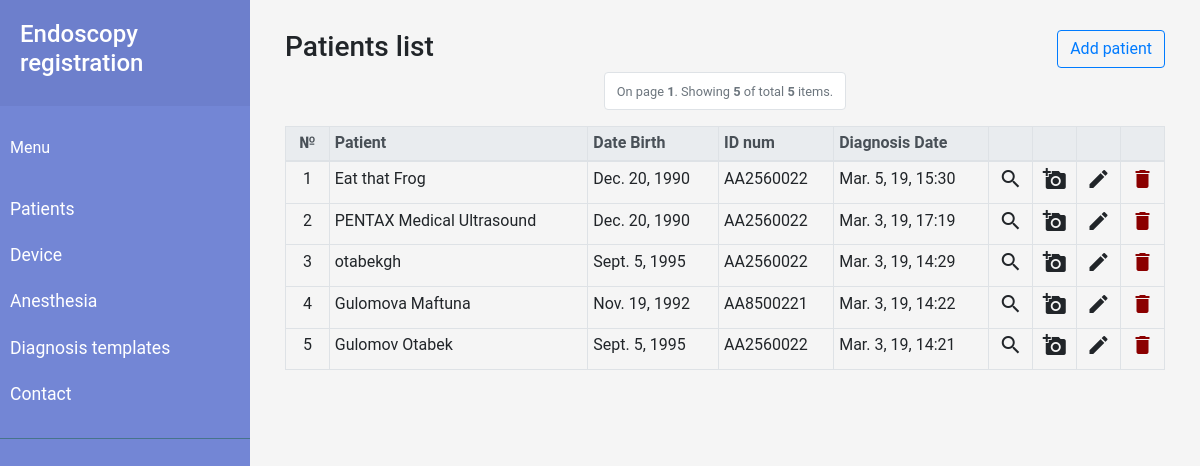
The page /registration/patient on the database its author committed.
### endosreg/models.py (models this page shows, shortened)
class EndosPatient(models.Model):
    name        = models.CharField(max_length=150, blank=False)
    date_birth  = models.DateField(default='1990-12-20')
    id_number   = models.CharField(max_length=9, blank=True)
    anesthesia  = models.ForeignKey(Anesthesia, on_delete=models.PROTECT)
    diagnosis   = models.TextField(blank=False, null=True)
    diagnosis_date = models.DateTimeField(default=now, editable=False)

### endosreg/views.py (the view)
# urls.py: path('patient', views.PatientList.as_view(), name='patient_page'),
class PatientList(generic.ListView):
    template_name = 'patient_list.html'
    model = EndosPatient
    paginate_by = 10
    def get_queryset(self):
        return EndosPatient.objects.all().order_by("-pk")

### endosreg/templates/patient_list.html (shortened to what this page needs)
{% extends 'base.html' %}
{% block content_list %}
<div class="col-12">
<div style="display: flex; justify-content: space-between; margin-top: 10px;">
    <p class="h3">Patients list</p>
    <div>
        <a href="{% url 'endosreg:patient_new' %}" class="btn btn-outline-primary"> Add patient </a>
    </div>
</div>
<nav aria-label="Page navigation example">
    <ul class="pagination justify-content-center pagination">
        <li class="page-item disabled">
            <a class="page-link" href="#" tabindex="-1"><small>On page <strong>{{ page_obj.number }}</strong>. Showing <strong>{{ page_obj.object_list.count }}</strong> of total <strong>{{ page_obj.paginator.count }}</strong> items.</small></a>
        </li>
    </ul>
</nav>
    <table class="table table-bordered table-sm">
      <thead class="thead-light">
        <tr>
          <th scope="col" class="text-center">№</th>
          <th scope="col">Patient</th>
          <th scope="col">Date Birth</th>
          <th scope="col">ID num</th>
          <th scope="col">Diagnosis Date</th>
          <th></th>
          <th></th>
          <th></th>
          <th></th>
        </tr>
      </thead>
      <tbody>
    {% for instance in object_list %}
        <tr>
             <td class="text-center" style="width: 5%;">{{ forloop.counter0|add:page_obj.start_index }}</td>
             <td> {{ instance.name }}</td>
             <td> {{ instance.date_birth }}</td>
             <td> {{ instance.id_number }}</td>
            {% load tz %}
            {% timezone 'Asia/Tashkent' %}
             <td> {{ instance.diagnosis_date|date:'M. j, y, G:i' }}</td>
            {% endtimezone %}
             <td style="text-align: center; width: 5%;"> <a href="{% url 'endosreg:patient_view' instance.id %}"><i class="material-icons">search</i></a> </td>
             <td style="text-align: center; width: 5%;"> <a href="{% url 'endosreg:image_page' instance.id %}"><i class="material-icons">add_a_photo</i></a> </td>
             <td style="text-align: center; width: 5%;"> <a href="{% url 'endosreg:patient_update' instance.id %}"><i class="material-icons">&#xE254;</i></a> </td>
             <td style="text-align: center; width: 5%;"> <a href="{% url 'endosreg:patient_delete' instance.id %}" style="color: darkred"><i class="material-icons">&#xE872;</i></a> </td>
        </tr>
    {% endfor %}
      </tbody>
    </table>
</div>
{% endblock %}

### static/css/style.css (style rules this page uses)
body { font-family: 'Roboto', sans-serif; background: #fafafa; }
a, a:hover, a:focus { color: inherit; text-decoration: none; transition: all 0.3s; }

### rows shown on the page
EndosPatient: name "Eat that Frog", date_birth "Dec. 20, 1990", id_number "AA2560022", diagnosis_date "Mar. 5, 19, 15:30"
EndosPatient: name "PENTAX Medical Ultrasound", date_birth "Dec. 20, 1990", id_number "AA2560022", diagnosis_date "Mar. 3, 19, 17:19"
EndosPatient: name "otabekgh", date_birth "Sept. 5, 1995", id_number "AA2560022", diagnosis_date "Mar. 3, 19, 14:29"
EndosPatient: name "Gulomova Maftuna", date_birth "Nov. 19, 1992", id_number "AA8500221", diagnosis_date "Mar. 3, 19, 14:22"
EndosPatient: name "Gulomov Otabek", date_birth "Sept. 5, 1995", id_number "AA2560022", diagnosis_date "Mar. 3, 19, 14:21"

### other values the page prints
{{ page_obj.number }} "1"
{{ page_obj.object_list.count }} "5"
{{ page_obj.paginator.count }} "5"
